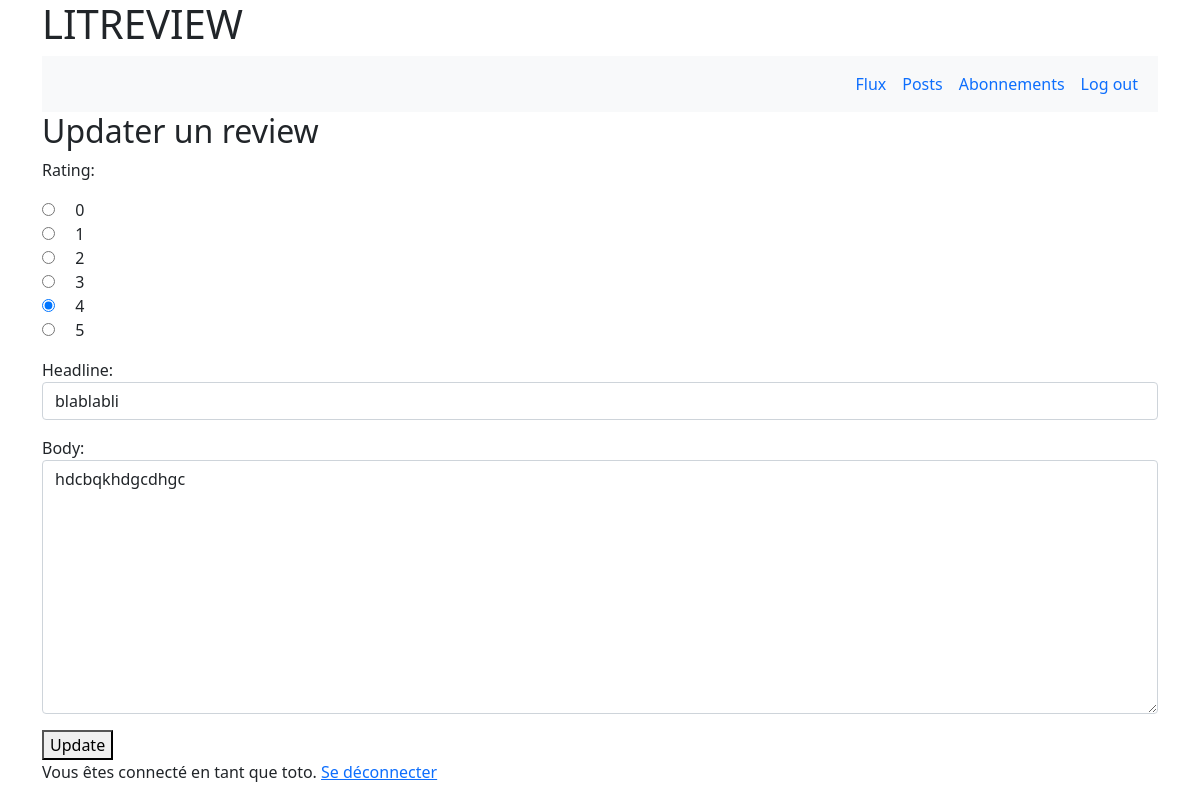
/review/1/update (signed in), run on the app's committed database.
### litreview/models.py (models this page shows, shortened)
class Review(models.Model):
    ticket = models.ForeignKey(to=Ticket, on_delete=models.CASCADE,
                               blank=True, null=True)
    rating = models.PositiveSmallIntegerField(
        validators=[MinValueValidator(0), MaxValueValidator(5)])
    headline = models.CharField(max_length=128)
    body = models.CharField(max_length=8192, blank=True)
    user = models.ForeignKey(
        to=settings.AUTH_USER_MODEL, on_delete=models.CASCADE)
    time_created = models.DateTimeField(auto_now_add=True)

### authentication/models.py (models this page shows)
class User(AbstractUser):
    CREATOR = 'CREATOR'
    SUBSCRIBER = 'SUBSCRIBER'
    ROLE_CHOICES = (
        (CREATOR, 'Créateur'),
        (SUBSCRIBER, 'Abonné'),
    )
    role = models.CharField(max_length=30,
                            choices=ROLE_CHOICES,
                            verbose_name='Rôle')

### litreview/views.py (the view)
# urls.py: path('review/<int:review_id>/update', views.review_update,
def review_update(request, review_id):
    review = get_object_or_404(Review, id=review_id)
    if request.method == 'POST':
        review_form = forms.ReviewForm(request.POST, instance=review)
        if review_form.is_valid():
            review_form.save()
            return redirect('posts')
    else:
        review_form = forms.ReviewForm(instance=review)
    return render(request,
                  'litreview/update_review.html',
                  {'review_form': review_form})

### litreview/forms.py
class ReviewForm(forms.ModelForm):
    class Meta:
        model = models.Review
        fields = ['rating', 'headline', 'body']
        CHOICES = (
            (0, ' 0'),
            (1, ' 1'),
            (2, ' 2'),
            (3, ' 3'),
            (4, ' 4'),
            (5, ' 5'),
        )
        widgets = {
            'rating': forms.RadioSelect(
                choices=CHOICES,
                attrs={'class': 'form-check-inline'}),
            'headline': forms.TextInput(attrs={'class': 'form-control'}),
            'body': forms.Textarea(attrs={'class': 'form-control'})
        }

### litreview/templates/litreview/update_review.html (shortened to what this page needs)
{% extends 'base.html' %}
{% block content %}
{% include 'litreview/nav.html' %}
    <h2>Updater un review</h2>
    <form method="post" enctype="multipart/form-data">
        {{ review_form.as_p }}
        <button type="submit" >Update</button>
    </form>
{% endblock content %}

### templates/base.html (shortened to what this page needs)
{% load static %}
{{ '<' }}{{ '!DOCTYPE html>' }}
<html lang="en">
  <head>
    <link href="https://cdn.jsdelivr.net/npm/bootstrap@5.1.3/dist/css/bootstrap.min.css" rel="stylesheet">
    <link rel="stylesheet" type="text/css" href="{% static 'litreview/style.css' %}">
    <link rel="stylesheet" href="https://cdnjs.cloudflare.com/ajax/libs/font-awesome/4.7.0/css/font-awesome.min.css">
  </head>
  <body>
  <div class="container">
    <h1>LITREVIEW</h1>
    {% block content %}{% endblock content %}
    {% if user.is_authenticated %}
            <p>Vous êtes connecté en tant que {{ request.user }}. <a href="{% url 'logout' %}">Se déconnecter</a></p>
    {% endif %}
    </div>
  </body>
</html>

### data on the page
Review: rating "☐ 0 ☐ 1 ☐ 2 ☐ 3 ☑ 4 ☐ 5", headline "blablabli", body "hdcbqkhdgcdhgc"
User: user "toto"
